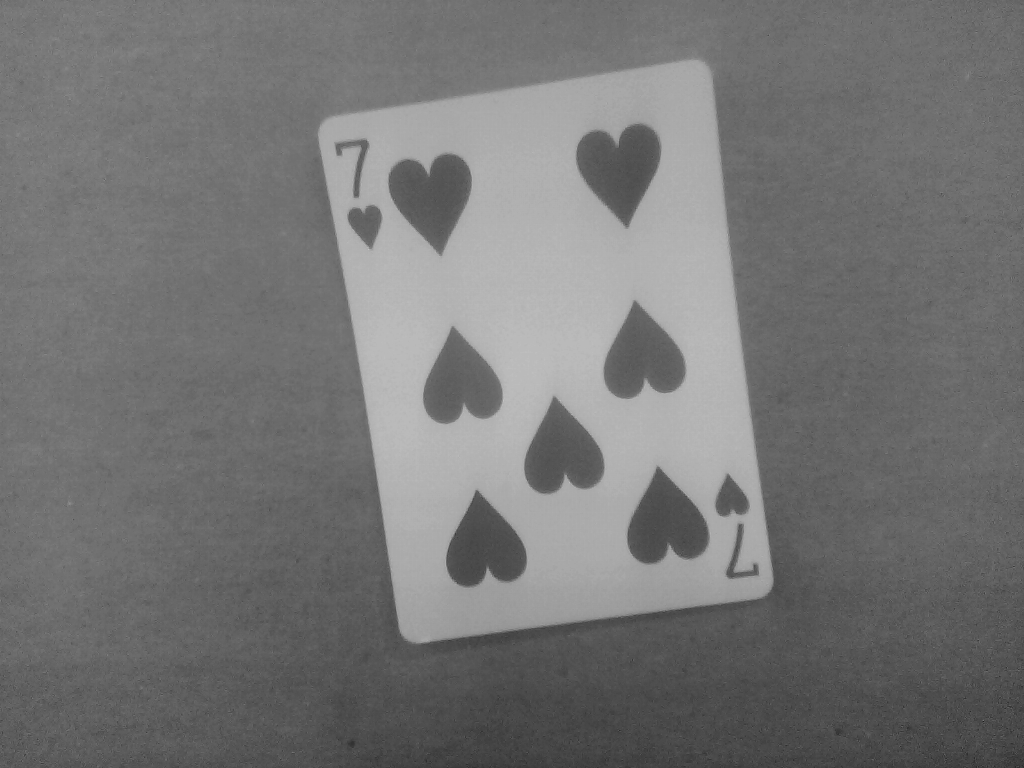
#> input picture data/proj2_data/Testimage4.tif, 1024 x 768 px; its folder holds 3 pictures in this run
$ python card_align_main.py
#> lines starting #> are read from the running program, lines starting #| are printed output that depends on the picture
### proj2-card-align/card_data_loader.py
"""
card_data_loader.py — Locate and load the playing-card test images.

The images live OUTSIDE the proj2 script folder, in a sibling data folder:

    <repo_root>/
        data/
            proj2_data/
                Testimage1.tif ... Testimage6.tif
        proj2/
            card_data_loader.py   <- this file
            ...

The path is found by searching UPWARD from this file for data/proj2_data, so the
scripts run no matter where the repo is cloned or launched from — no hard-coded
absolute paths.
"""

from __future__ import annotations

import glob
import os

import cv2
import numpy as np

DATA_SUBPATH = os.path.join("data", "proj2_data")
IMAGE_GLOB = "*.tif"


def find_data_dir(start_dir: str | None = None) -> str:
    """Walk upward from this file until proj2_data/data is found."""
    current = start_dir or os.path.dirname(os.path.abspath(__file__))
    checked = []
    while True:
        candidate = os.path.join(current, DATA_SUBPATH)
        checked.append(candidate)
        if os.path.isdir(candidate):
            return candidate
        parent = os.path.dirname(current)
        if parent == current:
            break
        current = parent
    searched = "\n  ".join(checked)
    raise FileNotFoundError(
        f"Could not find '{DATA_SUBPATH}'. Searched upward in:\n  {searched}"
    )


def list_image_paths() -> list[str]:
    """Return the sorted paths of all test images in the data folder."""
    data_dir = find_data_dir()
    paths = sorted(glob.glob(os.path.join(data_dir, IMAGE_GLOB)))
    if not paths:
        raise FileNotFoundError(f"No {IMAGE_GLOB} images found in {data_dir}")
    return paths


def load_grayscale(path: str) -> np.ndarray:
    """Load a single image as a 2-D uint8 grayscale array."""
    img = cv2.imread(path, cv2.IMREAD_GRAYSCALE)
    if img is None:
        raise ValueError(f"Could not read image: {path}")
    return img


def load_all_grayscale() -> list[tuple[str, np.ndarray]]:
    """Load every test image; return (path, grayscale_array) pairs."""
    return [(p, load_grayscale(p)) for p in list_image_paths()]

### proj2-card-align/card_rotation.py
"""
card_rotation.py — Detect a playing card and rotate it upright, FROM SCRATCH.

This follows the constraints of the original image-processing assignment: the
only built-ins used are image I/O and geometric transforms (rotation). Everything
that actually solves the problem — smoothing, edge detection, corner finding, and
the rotation-angle computation — is implemented by hand with convolution and
basic arithmetic. No high-level vision helpers (no minAreaRect, no findContours,
no Canny, no HoughLines) are used.

Method (mirrors the original MATLAB approach)
---------------------------------------------
1. Smooth the image with a hand-written box-blur kernel (convolution) to reduce
   noise.
2. Apply hand-written SOBEL kernels in x and y, combine into a gradient
   magnitude, and threshold it to get a binary edge map of the card's border.
3. From the edge pixels, find the four EXTREME points (topmost, bottommost,
   leftmost, rightmost). For a rotated rectangle these are its four corners.
4. Compute the ROTATION ANGLE from the corners: take the longest side of the
   card (the vector between two adjacent corners) and measure its angle against
   the horizontal with atan2.
5. Rotate the image by that angle (geometric transform — allowed) so the card
   becomes axis-aligned, then crop to the card's now-upright bounding box.
6. Enforce PORTRAIT orientation: if the crop is wider than tall, rotate 90°.

The angle math and corner detection are the graded parts of the assignment, so
they are written out explicitly rather than delegated to a library.
"""

from __future__ import annotations

import numpy as np
import cv2   # used ONLY for geometric transforms (rotate/warp) + I/O elsewhere


# ─────────────────────────────────────────────────────────────────────────────
# Hand-written convolution and kernels
# ─────────────────────────────────────────────────────────────────────────────
def convolve2d(image: np.ndarray, kernel: np.ndarray) -> np.ndarray:
    """
    Direct 2-D convolution (zero-padded, 'same' size), implemented by hand.

    This is the core primitive the assignment expects us to build rather than
    call a library filter. It slides the kernel over every pixel and computes the
    weighted sum. Vectorised over kernel taps (not per-pixel Python loops) so it
    stays fast, but the operation is still an explicit convolution we define.
    """
    image = image.astype(np.float64)
    kh, kw = kernel.shape
    pad_h, pad_w = kh // 2, kw // 2
    padded = np.pad(image, ((pad_h, pad_h), (pad_w, pad_w)), mode="constant")

    out = np.zeros_like(image)
    # Accumulate the contribution of each kernel tap across the whole image.
    for i in range(kh):
        for j in range(kw):
            out += kernel[i, j] * padded[i:i + image.shape[0],
                                         j:j + image.shape[1]]
    return out


# Sobel kernels (as defined in the original assignment).
SOBEL_X = np.array([[-1, -2, -1],
                    [ 0,  0,  0],
                    [ 1,  2,  1]], dtype=np.float64)
SOBEL_Y = np.array([[-1, 0, 1],
                    [-2, 0, 2],
                    [-1, 0, 1]], dtype=np.float64)


def box_blur(image: np.ndarray, passes: int = 5) -> np.ndarray:
    """Smooth with a small averaging kernel, applied a few times (as in the original)."""
    kernel = np.ones((3, 3), dtype=np.float64) / 9.0
    blurred = image.astype(np.float64)
    for _ in range(passes):
        blurred = convolve2d(blurred, kernel)
    return blurred


# ─────────────────────────────────────────────────────────────────────────────
# Edge map
# ─────────────────────────────────────────────────────────────────────────────
def edge_map(gray: np.ndarray) -> np.ndarray:
    """
    Build a binary edge map: blur -> Sobel x & y -> gradient magnitude -> threshold.

    Returns a boolean array, True on strong edges. A border margin is cleared to
    drop the frame artifacts the Sobel operator produces at the image edge (the
    original did the same by zeroing the outer rows/columns).
    """
    blurred = box_blur(gray, passes=5)
    gx = convolve2d(blurred, SOBEL_X)
    gy = convolve2d(blurred, SOBEL_Y)
    magnitude = np.abs(gx) + np.abs(gy)

    # Threshold at a fraction of the max gradient → keep only strong edges.
    thresh = 0.25 * magnitude.max()
    edges = magnitude > thresh

    # Clear a border margin (Sobel produces a bright frame at the image edge).
    m = 12
    edges[:m, :] = False
    edges[-m:, :] = False
    edges[:, :m] = False
    edges[:, -m:] = False
    return edges


# ─────────────────────────────────────────────────────────────────────────────
# Rotation angle by minimum-bounding-box search (hand-coded rotating-calipers idea)
# ─────────────────────────────────────────────────────────────────────────────
def _edge_points(edges: np.ndarray) -> np.ndarray:
    """Return the (x, y) coordinates of all edge pixels as an (N, 2) array."""
    ys, xs = np.nonzero(edges)
    if len(xs) == 0:
        raise ValueError("No edges found — is the card visible against the background?")
    return np.column_stack([xs, ys]).astype(np.float64)


def _bounding_box_area(points: np.ndarray, angle_deg: float) -> float:
    """
    Rotate the points by -angle and return the area of their axis-aligned
    bounding box. Implemented by hand: build the 2x2 rotation matrix, apply it,
    then measure width x height of the extent.
    """
    theta = np.radians(angle_deg)
    cos_t, sin_t = np.cos(theta), np.sin(theta)
    # Rotate every point by -angle (so a card tilted by +angle becomes upright).
    xr = points[:, 0] * cos_t + points[:, 1] * sin_t
    yr = -points[:, 0] * sin_t + points[:, 1] * cos_t
    width = xr.max() - xr.min()
    height = yr.max() - yr.min()
    return width * height


def find_rotation_angle(edges: np.ndarray) -> float:
    """
    Find the card's rotation angle by searching for the angle whose axis-aligned
    bounding box is smallest — the tightest box occurs when the card is upright.

    This is the rotating-calipers idea implemented from scratch: no library
    computes the angle for us. A rectangle only needs to be tested over 0..90
    degrees (its bounding box repeats every 90). We do a coarse sweep to find the
    neighbourhood, then a fine sweep to refine — cheap and robust because it uses
    ALL edge points, not four extreme pixels.
    """
    points = _edge_points(edges)

    # Coarse search over 0..90 degrees.
    best_angle, best_area = 0.0, None
    for a in np.arange(0.0, 90.0, 2.0):
        area = _bounding_box_area(points, a)
        if best_area is None or area < best_area:
            best_area, best_angle = area, a

    # Fine search in a +/-2 degree window around the coarse winner.
    for a in np.arange(best_angle - 2.0, best_angle + 2.0, 0.25):
        area = _bounding_box_area(points, a)
        if area < best_area:
            best_area, best_angle = area, a

    # best_angle in [0,90) makes the card axis-aligned. Choose the rotation that
    # brings its LONG edge vertical (portrait): if the box is wider than tall at
    # best_angle, an extra 90 turn is handled later by the portrait check.
    return float(best_angle)


def rotation_angle(gray: np.ndarray) -> float:
    """Full pipeline to just the detected rotation angle (degrees)."""
    edges = edge_map(gray)
    return find_rotation_angle(edges)


# ─────────────────────────────────────────────────────────────────────────────
# Rotate + crop + enforce portrait
# ─────────────────────────────────────────────────────────────────────────────
def rotate_card_upright(gray: np.ndarray) -> np.ndarray:
    """
    Detect the card, rotate it upright (portrait), and crop it tight.

    All the analysis (edges, angle) is hand-computed above; only the rotation
    itself uses a geometric-transform built-in, which the assignment permits.
    """
    edges = edge_map(gray)
    angle = find_rotation_angle(edges)

    # Card centre = mean of the edge points.
    points = _edge_points(edges)
    center = points.mean(axis=0)

    # Rotate the whole image so the card becomes axis-aligned.
    rot_mat = cv2.getRotationMatrix2D((float(center[0]), float(center[1])), angle, 1.0)
    rotated = cv2.warpAffine(gray, rot_mat, (gray.shape[1], gray.shape[0]))

    # Map the edge points through the SAME transform, then crop to their
    # axis-aligned bounding box (now tight around the upright card).
    ones = np.ones((points.shape[0], 1))
    moved = (rot_mat @ np.hstack([points, ones]).T).T

    pad = 6
    x0 = max(int(moved[:, 0].min()) - pad, 0)
    x1 = min(int(moved[:, 0].max()) + pad, rotated.shape[1])
    y0 = max(int(moved[:, 1].min()) - pad, 0)
    y1 = min(int(moved[:, 1].max()) + pad, rotated.shape[0])
    cropped = rotated[y0:y1, x0:x1]

    if cropped.size == 0:
        cropped = rotated

    # Enforce PORTRAIT: stand the card up if it came out wider than tall.
    if cropped.shape[1] > cropped.shape[0]:
        cropped = cv2.rotate(cropped, cv2.ROTATE_90_CLOCKWISE)

    return cropped

### proj2-card-align/card_align_main.py
"""
card_align_main.py — Align every test card, save the results, and view them.

For each input photo this:
  1. Detects the card, rotates it upright (portrait), and crops it.
  2. Saves two images into results/:
       <name>_edges_and_box.png     - hand-computed edge map with the detected
                                       upright card box (green) and its four
                                       corners (red squares).
       <name>_aligned.png            - original next to the upright, cropped card.
  3. Shows the original and aligned card side by side, stepping through them
     interactively from the terminal.

A combined results/showcase_all.png grid of all cards is also saved.

Interactive controls (during viewing):
  * Press ENTER to advance to the next card.
  * Type 'quit' then ENTER to stop.
  * Closing the figure window does NOT stop the program — the next card opens in
    a fresh window.

Run:  python card_align_main.py
The results/ folder is created next to this script if missing; existing result
images are overwritten each run.
"""

from __future__ import annotations

import os

# import cv2
import matplotlib
import matplotlib.pyplot as plt
import numpy as np

from card_data_loader import load_all_grayscale
from card_rotation import (
    rotate_card_upright,
    rotation_angle,
    edge_map,
    find_rotation_angle,
    _edge_points,
)

RESULTS_DIR = os.path.join(os.path.dirname(os.path.abspath(__file__)), "results")


# ─────────────────────────────────────────────────────────────────────────────
# Figure builders (shared by both the saved files and the interactive view)
# ─────────────────────────────────────────────────────────────────────────────
def _edges_and_box_figure(base, gray):
    """
    Show the hand-computed edge map with the detected upright bounding box drawn
    on top — the box the rotation-angle search settles on. Its four corners are
    marked as red squares.
    """
    edges = edge_map(gray)
    angle = find_rotation_angle(edges)
    points = _edge_points(edges)
    center = points.mean(axis=0)

    # Rotate the edge points to upright, take their bounding box, then rotate the
    # box's four corners back to the original (tilted) frame for display.
    theta = np.radians(angle)
    cos_t, sin_t = np.cos(theta), np.sin(theta)
    shifted = points - center
    xr = shifted[:, 0] * cos_t + shifted[:, 1] * sin_t
    yr = -shifted[:, 0] * sin_t + shifted[:, 1] * cos_t
    x0, x1 = xr.min(), xr.max()
    y0, y1 = yr.min(), yr.max()
    box_upright = np.array([[x0, y0], [x1, y0], [x1, y1], [x0, y1]])
    # Rotate back by +theta.
    back = np.array([[cos_t, -sin_t], [sin_t, cos_t]])
    box_tilted = box_upright @ back.T + center

    fig, ax = plt.subplots(figsize=(6, 5))
    ax.imshow(edges, cmap="gray")
    poly = np.vstack([box_tilted, box_tilted[0]])
    ax.plot(
        poly[:, 0],
        poly[:, 1],
        "-",
        color="lime",
        linewidth=1.5,
        label="detected card box",
    )
    ax.scatter(
        box_tilted[:, 0],
        box_tilted[:, 1],
        s=120,
        marker="s",
        facecolors="none",
        edgecolors="red",
        linewidths=2,
        label="box corners",
    )
    ax.set_title(f"{base}: edges + detected box (angle {angle:.1f} deg)")
    ax.axis("off")
    ax.legend(loc="lower right", fontsize=8)
    fig.tight_layout()
    return fig


def _aligned_figure(base, gray):
    """Original vs upright+cropped result, side by side."""
    angle = rotation_angle(gray)
    aligned = rotate_card_upright(gray)

    fig, axes = plt.subplots(1, 2, figsize=(8, 4.5))
    axes[0].imshow(gray, cmap="gray")
    axes[0].set_title("Original")
    axes[0].axis("off")
    axes[1].imshow(aligned, cmap="gray")
    axes[1].set_title("Aligned + Cropped")
    axes[1].axis("off")
    fig.suptitle(f"{base}  (angle: {angle:.1f} deg)")
    fig.tight_layout()
    return fig


def _showcase_figure(images):
    """A grid of every card: original on top, aligned below."""
    fig, axes = plt.subplots(2, len(images), figsize=(3 * len(images), 6))
    for col, (path, gray) in enumerate(images):
        angle = rotation_angle(gray)
        aligned = rotate_card_upright(gray)
        axes[0, col].imshow(gray, cmap="gray")
        axes[0, col].set_title(f"In ({angle:.0f} deg)", fontsize=9)
        axes[0, col].axis("off")
        axes[1, col].imshow(aligned, cmap="gray")
        axes[1, col].set_title("Out", fontsize=9)
        axes[1, col].axis("off")
    fig.suptitle(
        "Card Alignment: Original (top) -> Upright + Cropped (bottom)", fontsize=14
    )
    fig.tight_layout()
    return fig


# ─────────────────────────────────────────────────────────────────────────────
# Saving and viewing
# ─────────────────────────────────────────────────────────────────────────────
def save_results(images):
    """Write all result images (per-card + showcase) into results/."""
    os.makedirs(RESULTS_DIR, exist_ok=True)
    for path, gray in images:
        base = os.path.splitext(os.path.basename(path))[0]

        fig = _edges_and_box_figure(base, gray)
        fig.savefig(os.path.join(RESULTS_DIR, f"{base}_edges_and_box.png"), dpi=90)
        plt.close(fig)

        fig = _aligned_figure(base, gray)
        fig.savefig(os.path.join(RESULTS_DIR, f"{base}_aligned.png"), dpi=90)
        plt.close(fig)
        print(f"Saved results for {base}")

    fig = _showcase_figure(images)
    fig.savefig(os.path.join(RESULTS_DIR, "showcase_all.png"), dpi=80)
    plt.close(fig)
    print(f"Saved showcase_all.png to {RESULTS_DIR}")


def view_results(images):
    """Step through the original/aligned pairs interactively from the terminal."""
    print("\n" + "-" * 60)
    print("Card alignment viewer.")
    print("  - Press ENTER to see the next card.")
    print("  - Type 'quit' then ENTER to stop.")
    print("  - Closing the image window is fine — the program keeps running.")
    print("-" * 60)

    for path, gray in images:
        base = os.path.splitext(os.path.basename(path))[0]
        angle = rotation_angle(gray)
        print(f"\n{base}: detected rotation angle = {angle:.2f} degrees")

        fig = _aligned_figure(base, gray)
        # Only render under a GUI backend; under Agg (tests/headless) skip silently.
        if matplotlib.get_backend().lower() != "agg":
            plt.show(block=False)
            plt.pause(0.1)

        user = (
            input("Press ENTER for next image, or type 'quit' to stop: ")
            .strip()
            .lower()
        )
        plt.close(fig)
        if user == "quit":
            print("Stopping.")
            break


def main(view=True):
    images = load_all_grayscale()
#> in load_grayscale, img is the input picture: shape (768, 1024); min 25, max 196, mean 117.2
#> call 2 of load_grayscale, with path = 'data/proj2_data/Testimage5.tif'
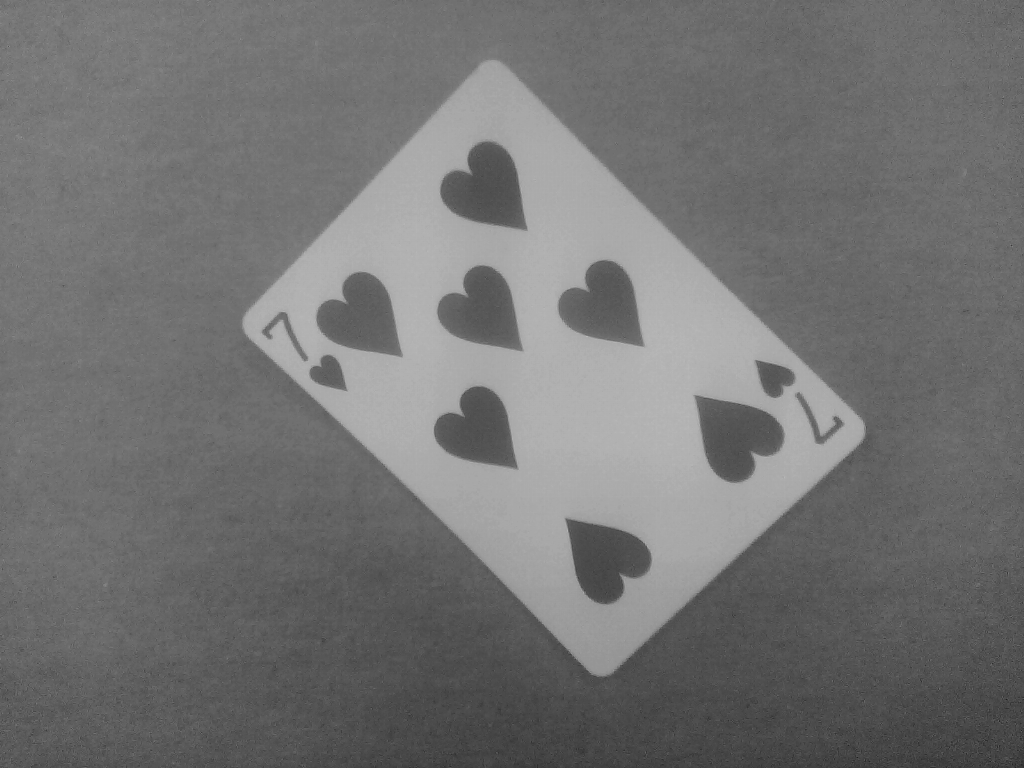
#> input picture data/proj2_data/Testimage5.tif, 1024 x 768 px
#> in load_grayscale, img is the input picture: shape (768, 1024); min 29, max 185, mean 114.8
#> call 3 of load_grayscale, with path = 'data/proj2_data/Testimage6.tif'
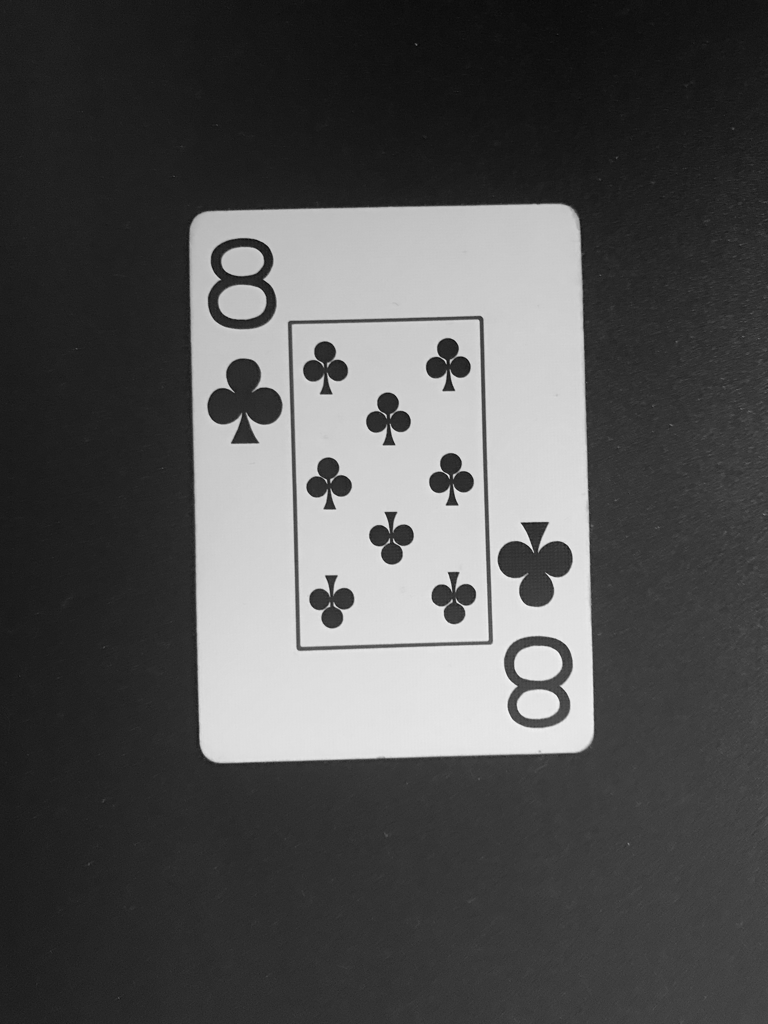
#> input picture data/proj2_data/Testimage6.tif, 768 x 1024 px
#> in load_grayscale, img is the input picture: shape (1024, 768); min 7, max 248, mean 82.5
#> images = 3 items
    save_results(images)  # always write the result images
#> the loop in save_results, `for path, gray in images:` made 3 passes
#> (printed output is left out)
#> pass 1, in save_results, `fig.savefig(os.path.join(RESULTS_DIR, f"{base}_edges_and_box.png"), dp..`:
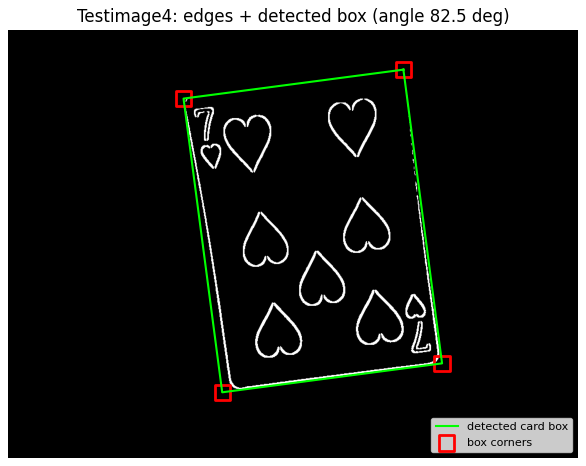
#> figure drawn by matplotlib, 1 panel
#> pass 1, in save_results, `fig.savefig(os.path.join(RESULTS_DIR, f"{base}_aligned.png"), dpi=90)`:
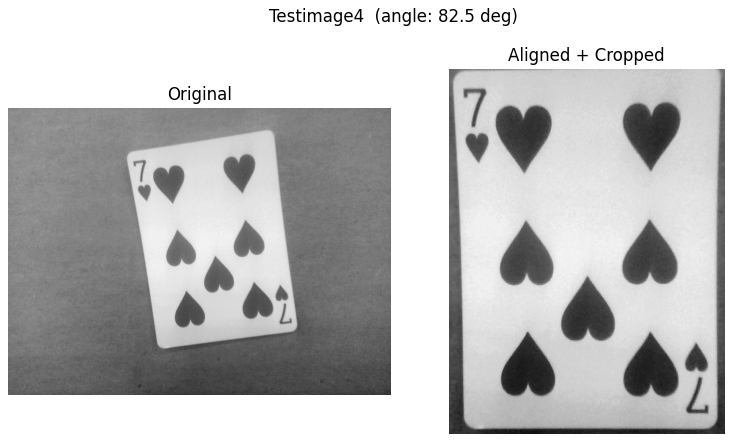
#> figure drawn by matplotlib, 2 panels
#> pass 2, in save_results, `fig.savefig(os.path.join(RESULTS_DIR, f"{base}_edges_and_box.png"), dp..`:
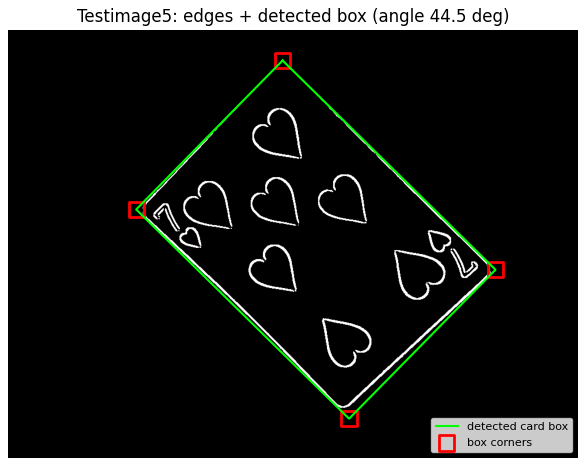
#> figure drawn by matplotlib, 1 panel
#> the loop in _showcase_figure, `for col, (path, gray) in enumerate(images):` made 3 passes
#> (the rest of the program and of its run is left out)
